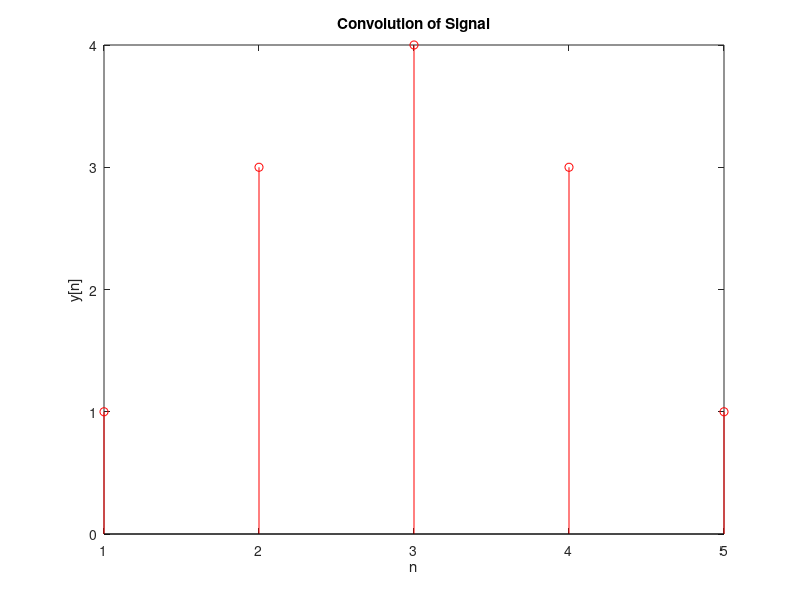

This chart was generated by the following MATLAB code:
x=[1,2,1];% our input signal
h=[1,1,1]; % impulse response
u=length(x); %tells length of input signal i.e=3
v=length(h); % tells length of impulse response i.e=3
X=[x,zeros(1,v)]; % add zeros infront of input signal to make same length
H=[h,zeros(1,u)]; % add zeros infront of h[n] to make same length
z=u+v-1; % length of signal after convolution
for c=1:z
    y(c)=0;
    for b=1:u
        if (c-b+1)>0
        y(c)=y(c)+X(b).*H(c-b+1); % formulate convolution
        end
    end
end
y % display value of output after convolution
stem(y,'r') % plot discrete time signal
title('Convolution of Signal');
xlabel('n');
ylabel('y[n]');
